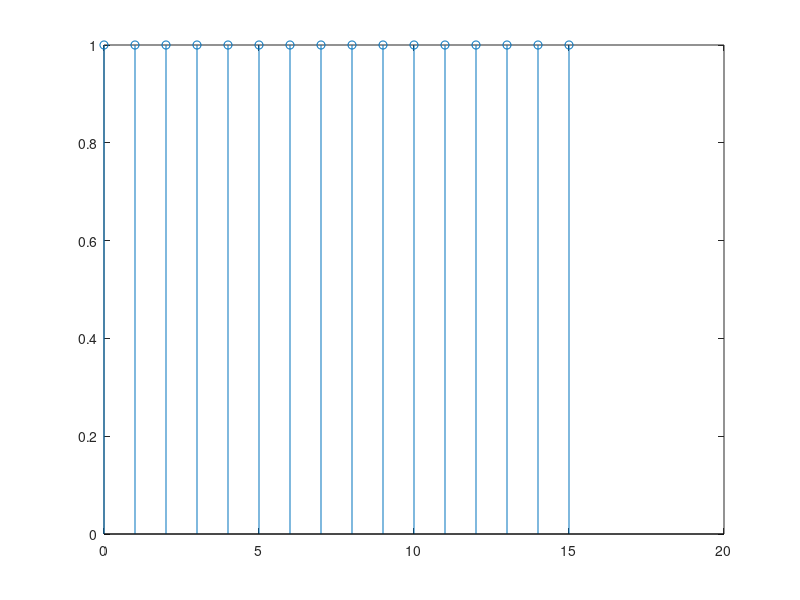
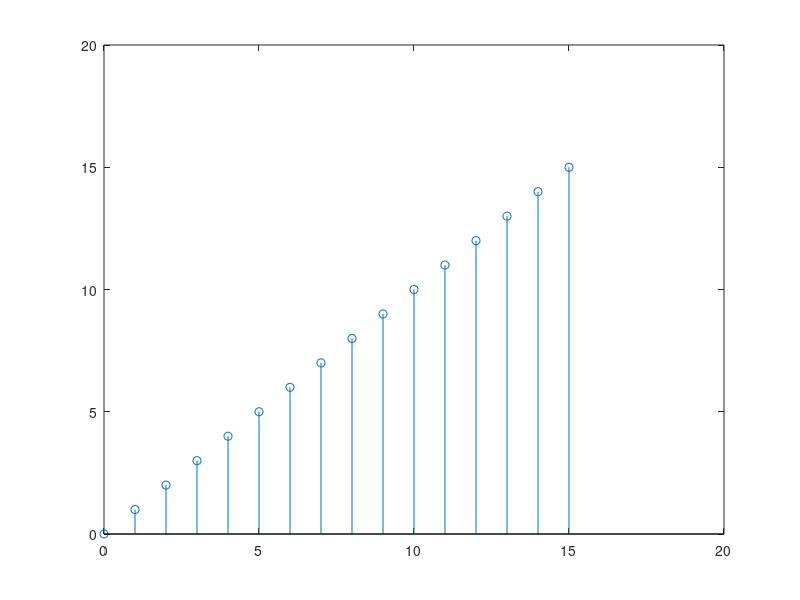
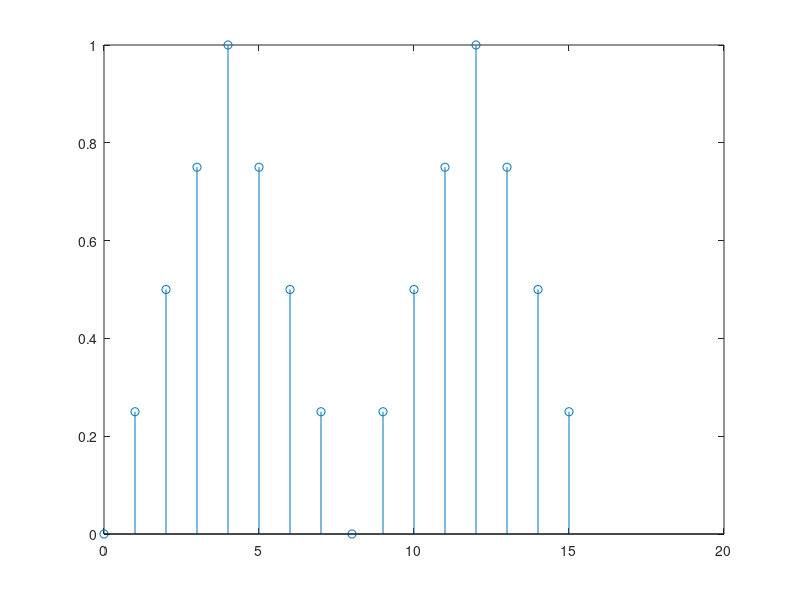
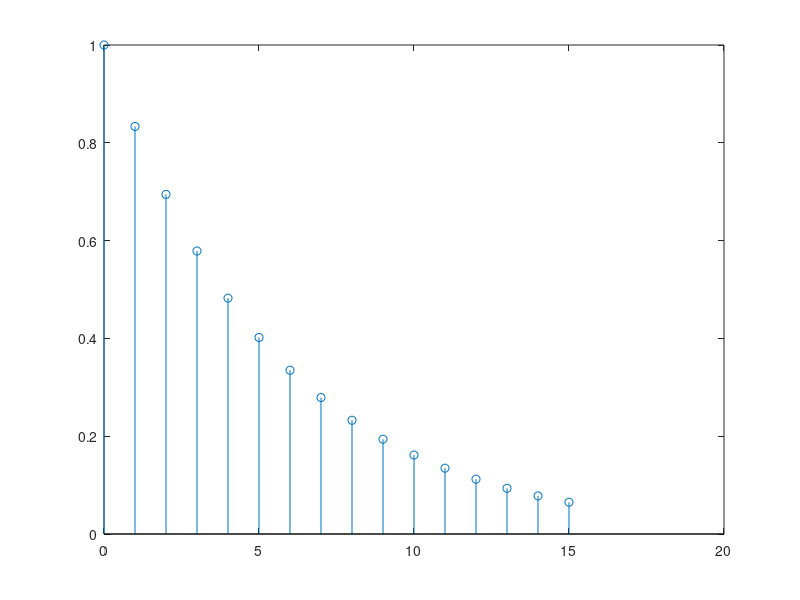

The MATLAB script that drew these images, in order:
% workspace init
clc;
clear;
close all;

% genrate basic signals of common lenght 16
N=16;
n=0:N-1;

b=ones(1,N); %block of ones
r=n; % ramp func

p=8; %triangular wave time period
n1=0:p/2-1;
n2=p/2:p-1;
p1=p*ones(1,length(n2));
A=1;
tri_block=[2*A*n1/p 2*A*(p1-n2)/p];
t=[tri_block tri_block];

e=(5/6).^n;

figure(1)
stem(n,b);
figure(2)
stem(n,r)
figure(3)
stem(n,t);
figure(4);
stem(n,e);

%% Create and display r[n-6]*u[n]
figure('Name','Tutorial-II -Elementary Signals');
stem(n,r);
grid;
stem(n+6,r,'r*');
title('r[n](blue) & z[n]=t[n]*(u[n]-u[n-10])(Red)')


%% ii Creat and display z[n]=t[n]*(u[n]-u[n=10])
z=[t(1:10) zeros(1,6);];
figure('Name','Tutorial-2 Elementary Signals');
stem(n,t);
grid;
hold on;
stem(n,z,'r*')
title('t[n](blue) and z[n]=t[n]*(u[n]-u[n-10](red))');
